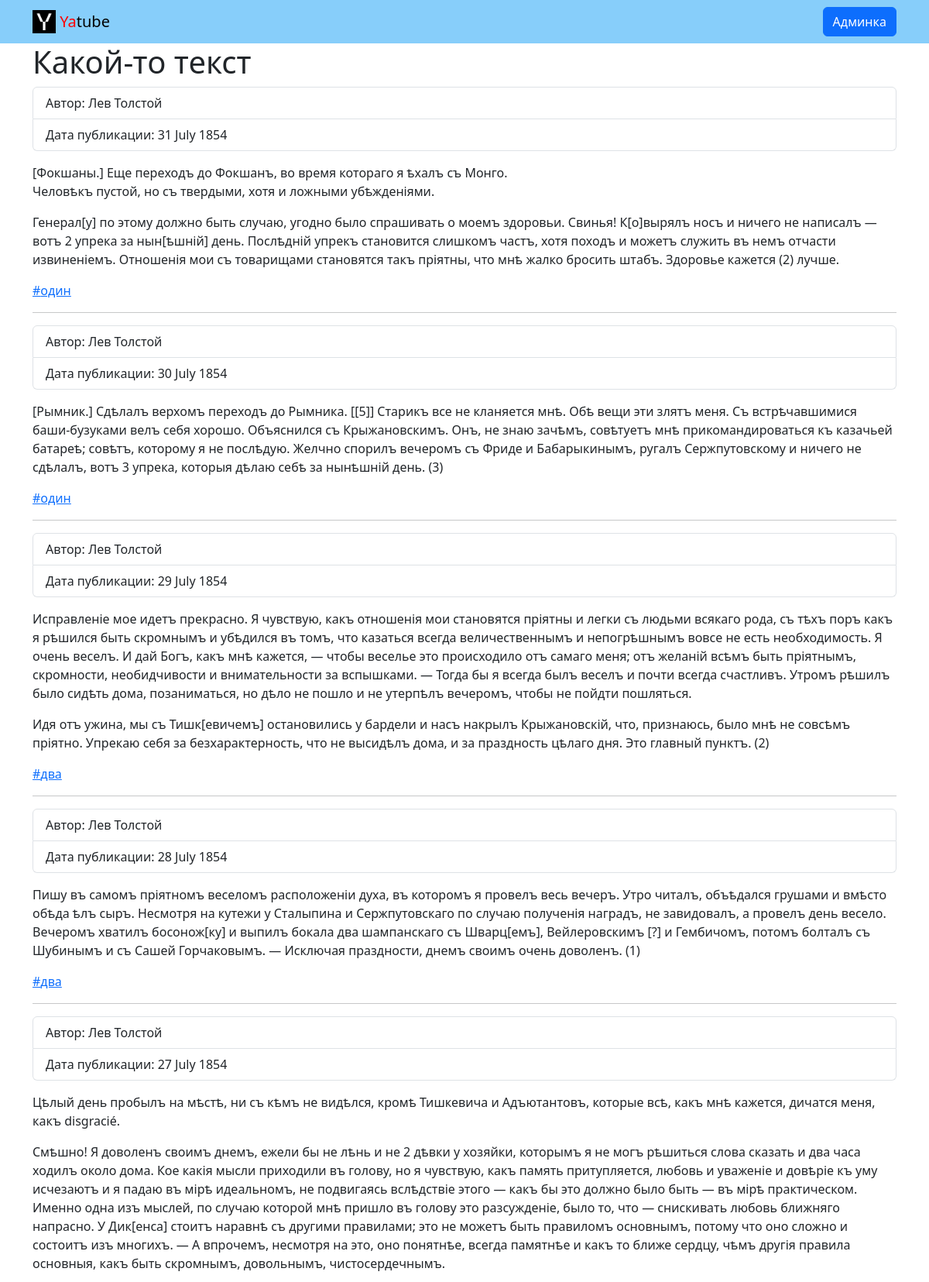
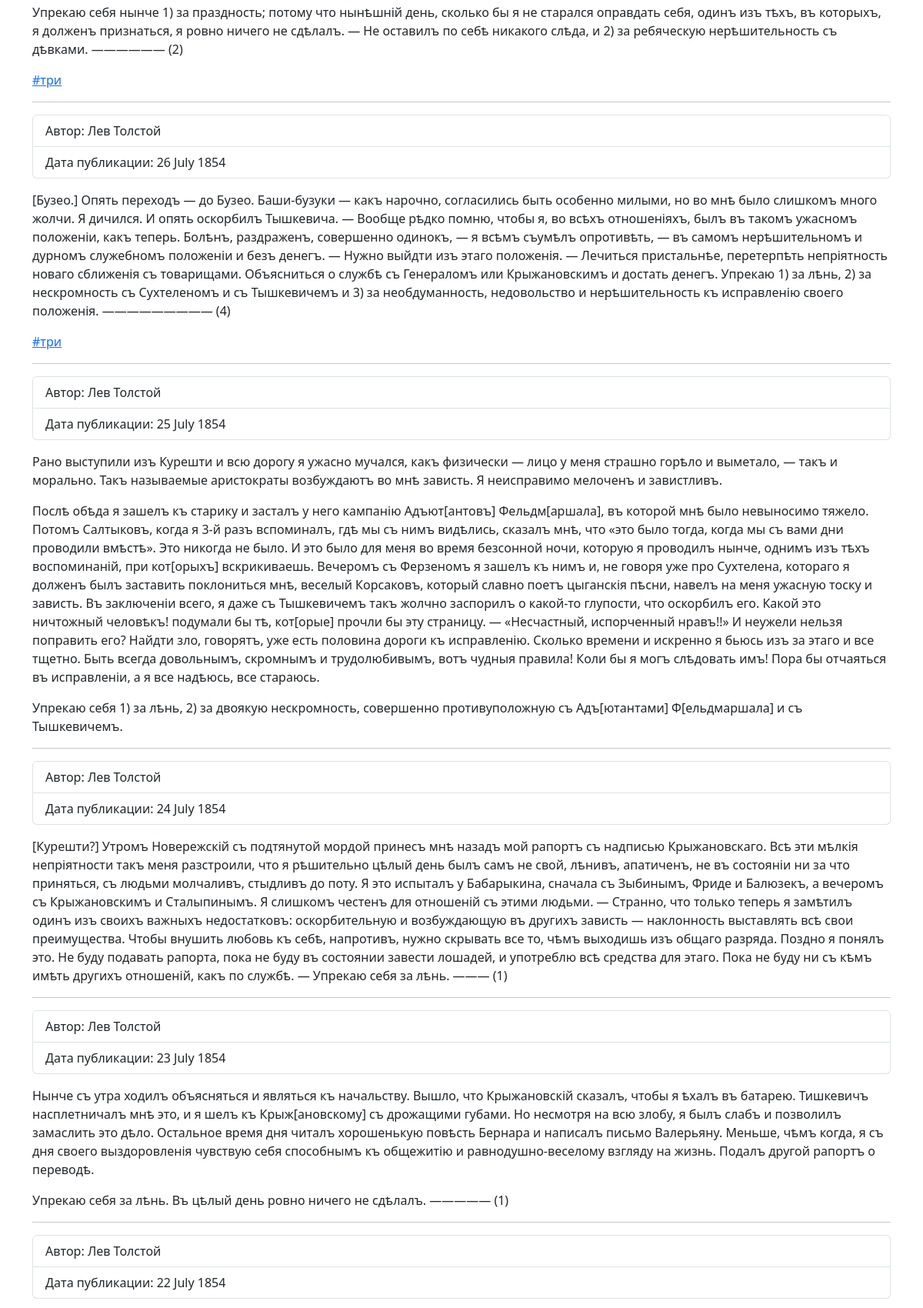
The page / (upper part) on the database its author committed (2 pictures, top to bottom).
### posts/models.py (models this page shows)
class Post(models.Model):
    text = models.TextField()
    pub_date = models.DateTimeField(auto_now_add=True)
    author = models.ForeignKey(
        User,
        on_delete=models.CASCADE,
        related_name='posts'
    )
    group = models.ForeignKey(
        Group,
        on_delete=models.SET_NULL,
        related_name='posts',
        blank=True,
        null=True
    )
    class Meta:
        ordering = ['-pub_date']

class Group(models.Model):
    title = models.CharField(max_length=50)
    slug = models.SlugField(max_length=50)
    description = models.CharField(max_length=200)

### posts/views.py (the view)
# urls.py: path('', views.index, name='index'),
def index(request):
    template = 'yatube/posts/index.html'
    title = 'Тестовое приложение'
    posts = Post.objects.all()[:10]
    context = {
        'title': title,
        'text': 'Какой-то текст',
        'list': [1, 2, 3],
        'posts': posts,
    }
    return render(request, template, context)

### templates/yatube/posts/index.html (shortened to what this page needs)
{% extends '../base.html' %}
{% block content %}
  <h1>{{ text }}</h1>
  {% for post in posts %}
    <ul class="list-group">
      <li class="list-group-item">Автор: {{ post.author.get_full_name }}</li>
      <li class="list-group-item">Дата публикации: {{ post.pub_date|date:"d E Y" }}</li>
    </ul>
    <p>{{ post.text|linebreaks }}</p>
    {% if post.group %}
      <a href="{% url 'posts:group' post.group.slug %}">#{{ post.group.title }}</a>
    {% endif %}
    {% if not forloop.last %}
      <hr>
    {% endif %}
  {% endfor %}
{% endblock %}

### templates/yatube/base.html (shortened to what this page needs)
<!DOCTYPE html>
<html lang="ru">
  <head>
    {% load static %}
    <link rel="stylesheet" href="{% static 'css/bootstrap.min.css' %}">
  </head>
  <body class="min-vh-100 d-flex flex-column">
    <header class="min-vh-10">
      {% include './includes/header.html' %}
    </header>
    <main class='container' style='flex: 1;'>
      {% block content %}{% endblock %}
    </main>
  </body>
</html>

### templates/yatube/includes/header.html
<nav class="navbar navbar-light" style="background-color: lightskyblue">
  <div class="container">
    <a class="navbar-brand" href="{% url 'posts:index' %}">
      {% load static %}
      <img width="30" height="30" class="d-inline-block align-top" src="{% static 'img/logo.png'%}" alt="" />
      <span style="color: red">Ya</span>tube
    </a>
    <a class='btn btn-primary' href="/admin">
      Админка
    </a>
  </div>
</nav>

### rows shown on the page
Post: author.get_full_name "Лев Толстой", pub_date "31 July 1854", text "[Фокшаны.] Еще переходъ до Фокшанъ, во время котораго я ѣхалъ съ Монго. Человѣкъ пустой, но съ твердыми, хотя и ложными убѣжденіями. Генерал[у] по этому должно быть случаю, угодно было спрашивать о моемъ здоровьи. Свинья! К[о]вырялъ носъ и ничего не написалъ — вотъ 2 упрека за нын[ѣшній] день. Послѣдній упрекъ становится слишкомъ частъ, хотя походъ и можетъ служить въ немъ отчасти извиненіемъ. Отношенія мои съ товарищами становятся такъ пріятны, что мнѣ жалко бросить штабъ. Здоровье кажется (2) лучше.", group "один"
Post: author.get_full_name "Лев Толстой", pub_date "30 July 1854", text "[Рымник.] Сдѣлалъ верхомъ переходъ до Рымника. [[5]] Старикъ все не кланяется мнѣ. Обѣ вещи эти злятъ меня. Съ встрѣчавшимися баши-бузуками велъ себя хорошо. Объяснился съ Крыжановскимъ. Онъ, не знаю зачѣмъ, совѣтуетъ мнѣ прикомандироваться къ казачьей батареѣ; совѣтъ, которому я не послѣдую. Желчно спорилъ вечеромъ съ Фриде и Бабарыкинымъ, ругалъ Сержпутовскому и ничего не сдѣлалъ, вотъ 3 упрека, которыя дѣлаю себѣ за нынѣшній день. (3)", group "один"
Post: author.get_full_name "Лев Толстой", pub_date "29 July 1854", text "Исправленіе мое идетъ прекрасно. Я чувствую, какъ отношенія мои становятся пріятны и легки съ людьми всякаго рода, съ тѣхъ поръ какъ я рѣшился быть скромнымъ и убѣдился въ томъ, что казаться всегда величественнымъ и непогрѣшнымъ вовсе не есть необходимость. Я очень веселъ. И дай Богъ, какъ мнѣ кажется, — чтобы веселье это происходило отъ самаго меня; отъ желаній всѣмъ быть пріятнымъ, скромности, необидчивости и внимательности за вспышками. — Тогда бы я всегда былъ веселъ и почти всегда счастливъ. Утромъ рѣшилъ было сидѣть дома, позаниматься, но дѣло не пошло и не утерпѣлъ вечеромъ, чтобы не пойдти пошляться. Идя отъ ужина, мы съ Тишк[евичемъ] остановились у бардели и насъ накрылъ…", group "два"
Post: author.get_full_name "Лев Толстой", pub_date "28 July 1854", text "Пишу въ самомъ пріятномъ веселомъ расположеніи духа, въ которомъ я провелъ весь вечеръ. Утро читалъ, объѣдался грушами и вмѣсто обѣда ѣлъ сыръ. Несмотря на кутежи у Сталыпина и Сержпутовскаго по случаю полученія наградъ, не завидовалъ, а провелъ день весело. Вечеромъ хватилъ босонож[ку] и выпилъ бокала два шампанскаго съ Шварц[емъ], Вейлеровскимъ [?] и Гембичомъ, потомъ болталъ съ Шубинымъ и съ Сашей Горчаковымъ. — Исключая праздности, днемъ своимъ очень доволенъ. (1)", group "два"
Post: author.get_full_name "Лев Толстой", pub_date "27 July 1854", text "Цѣлый день пробылъ на мѣстѣ, ни съ кѣмъ не видѣлся, кромѣ Тишкевича и Адъютантовъ, которые всѣ, какъ мнѣ кажется, дичатся меня, какъ disgracié. Смѣшно! Я доволенъ своимъ днемъ, ежели бы не лѣнь и не 2 дѣвки у хозяйки, которымъ я не могъ рѣшиться слова сказать и два часа ходилъ около дома. Кое какія мысли приходили въ голову, но я чувствую, какъ память притупляется, любовь и уваженіе и довѣріе къ уму исчезаютъ и я падаю въ мірѣ идеальномъ, не подвигаясь вслѣдствіе этого — какъ бы это должно было быть — въ мірѣ практическом. Именно одна изъ мыслей, по случаю которой мнѣ пришло въ голову это разсужденіе, было то, что — снискивать любовь ближняго напрасно. У Дик[енса] стоитъ наравнѣ съ другими…", group "три"
Post: author.get_full_name "Лев Толстой", pub_date "26 July 1854", text "[Бузео.] Опять переходъ — до Бузео. Баши-бузуки — какъ нарочно, согласились быть особенно милыми, но во мнѣ было слишкомъ много жолчи. Я дичился. И опять оскорбилъ Тышкевича. — Вообще рѣдко помню, чтобы я, во всѣхъ отношеніяхъ, былъ въ такомъ ужасномъ положеніи, какъ теперь. Болѣнъ, раздраженъ, совершенно одинокъ, — я всѣмъ съумѣлъ опротивѣть, — въ самомъ нерѣшительномъ и дурномъ служебномъ положеніи и безъ денегъ. — Нужно выйдти изъ этаго положенія. — Лечиться пристальнѣе, перетерпѣть непріятность новаго сближенія съ товарищами. Объясниться о службѣ съ Генераломъ или Крыжановскимъ и достать денегъ. Упрекаю 1) за лѣнь, 2) за нескромность съ Сухтеленомъ и съ Тышкевичемъ и 3) за…", group "три"
Post: author.get_full_name "Лев Толстой", pub_date "25 July 1854", text "Рано выступили изъ Курешти и всю дорогу я ужасно мучался, какъ физически — лицо у меня страшно горѣло и выметало, — такъ и морально. Такъ называемые аристократы возбуждаютъ во мнѣ зависть. Я неисправимо мелоченъ и завистливъ. Послѣ обѣда я зашелъ къ старику и засталъ у него кампанію Адъют[антовъ] Фельдм[аршала], въ которой мнѣ было невыносимо тяжело. Потомъ Салтыковъ, когда я 3-й разъ вспоминалъ, гдѣ мы съ нимъ видѣлись, сказалъ мнѣ, что «это было тогда, когда мы съ вами дни проводили вмѣстѣ». Это никогда не было. И это было для меня во время безсонной ночи, которую я проводилъ нынче, однимъ изъ тѣхъ воспоминаній, при кот[орыхъ] вскрикиваешь. Вечеромъ съ Ферзеномъ я зашелъ къ нимъ и, не…"
Post: author.get_full_name "Лев Толстой", pub_date "24 July 1854", text "[Курешти?] Утромъ Новережскій съ подтянутой мордой принесъ мнѣ назадъ мой рапортъ съ надписью Крыжановскаго. Всѣ эти мѣлкія непріятности такъ меня разстроили, что я рѣшительно цѣлый день былъ самъ не свой, лѣнивъ, апатиченъ, не въ состояніи ни за что приняться, съ людьми молчаливъ, стыдливъ до поту. Я это испыталъ у Бабарыкина, сначала съ Зыбинымъ, Фриде и Балюзекъ, а вечеромъ съ Крыжановскимъ и Сталыпинымъ. Я слишкомъ честенъ для отношеній съ этими людьми. — Странно, что только теперь я замѣтилъ одинъ изъ своихъ важныхъ недостатковъ: оскорбительную и возбуждающую въ другихъ зависть — наклонность выставлять всѣ свои преимущества. Чтобы внушить любовь къ себѣ, напротивъ, нужно скрывать все…"
Post: author.get_full_name "Лев Толстой", pub_date "23 July 1854", text "Нынче съ утра ходилъ объясняться и являться къ начальству. Вышло, что Крыжановскій сказалъ, чтобы я ѣхалъ въ батарею. Тишкевичъ насплетничалъ мнѣ это, и я шелъ къ Крыж[ановскому] съ дрожащими губами. Но несмотря на всю злобу, я былъ слабъ и позволилъ замаслить это дѣло. Остальное время дня читалъ хорошенькую повѣсть Бернара и написалъ письмо Валерьяну. Меньше, чѣмъ когда, я съ дня своего выздоровленія чувствую себя способнымъ къ общежитію и равнодушно-веселому взгляду на жизнь. Подалъ другой рапортъ о переводѣ. Упрекаю себя за лѣнь. Въ цѣлый день ровно ничего не сдѣлалъ. ————— (1)"
Post: author.get_full_name "Лев Толстой", pub_date "22 July 1854"

### other values the page prints
{{ text }} "Какой-то текст"
